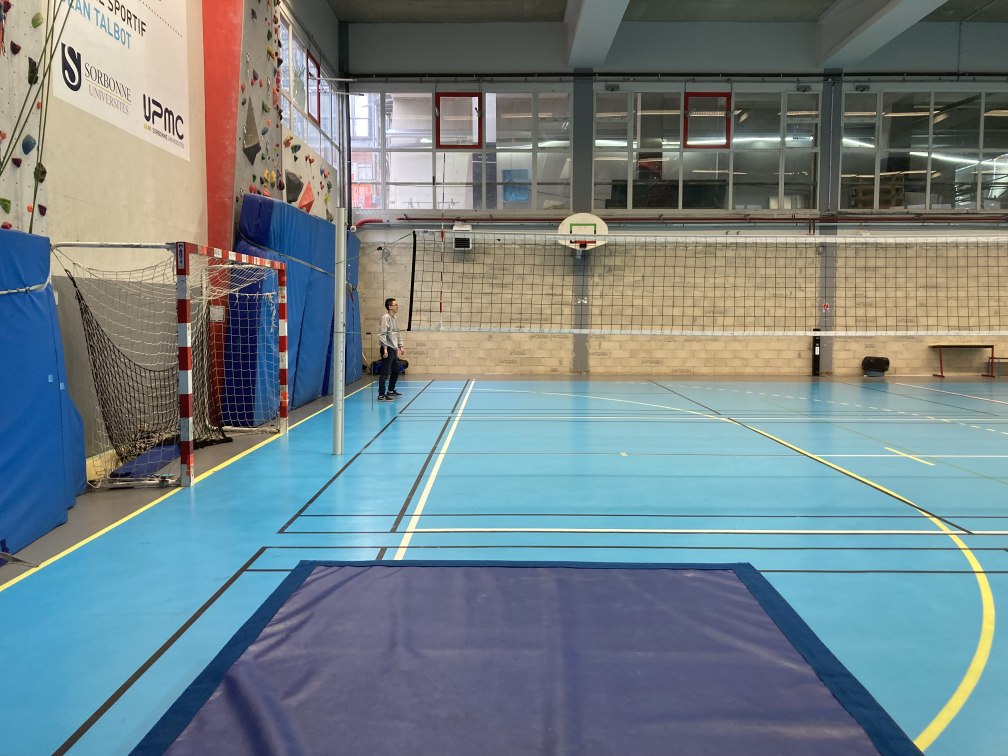
#> input picture ressources/MatImages/IMG_1.jpg, 4032 x 3024 px, given in place of Mat.mov, which was not available (shown at 1/4 size)
$ python demo.py
#> lines starting #> are read from the running program, lines starting #| are printed output that depends on the picture; after the words box and inside, x2 and y2 are one past the last pixel; in counts of white or black regions, pixels touching at a corner belong together; pictures that were not available may be replaced by others from this repository, and a replacement may not be noted
### replacement.py
import sys
import time
import cv2
import numpy as np
import pyttsx3

def preprocess(frame):
    blurred = cv2.GaussianBlur(frame, (21,21), 0)
    return blurred

# [25 lines left out: functions normalize_intensity, gamma_correction, getBlue, not called in this run]

def detect_mat(frame):
    preprocessed_frame = preprocess(frame)

    lower_blue = np.array([80, 0, 0])
    upper_blue = np.array([255, 100, 100])

    mask = cv2.inRange(preprocessed_frame, lower_blue, upper_blue)

    kernel = np.ones((9, 9), np.uint8)

    mask = cv2.morphologyEx(mask, cv2.MORPH_CLOSE, kernel)

    contours, _ = cv2.findContours(mask, cv2.RETR_EXTERNAL, cv2.CHAIN_APPROX_SIMPLE)

    contour_mask = np.zeros_like(mask)

    area_size = 10000
    max_contour = None
    max_contour_area = 0

    for contour in contours:
        area = cv2.contourArea(contour)

        if area > area_size:

            M = cv2.moments(contour)
            cX = int(M["m10"] / M["m00"])
            cY = int(M["m01"] / M["m00"])

            if max_contour is None:
                cv2.drawContours(contour_mask, [contour], -1, (255), -1)
                max_contour = contour
                max_contour_area = area
            else:
                max_cX = int(cv2.moments(max_contour)["m10"] / cv2.moments(max_contour)["m00"])
                max_cY = int(cv2.moments(max_contour)["m01"] / cv2.moments(max_contour)["m00"])
                distance_to_max = np.sqrt((cX - max_cX) ** 2 + (cY - max_cY) ** 2)

                if distance_to_max < 1000:
                    max_contour_area += area
                    cv2.drawContours(contour_mask, [contour], -1, (255), -1)

    if max_contour is None:
        return None

    epsilon = 0.02 * cv2.arcLength(max_contour, True)
    poly = cv2.approxPolyDP(max_contour, epsilon, True)
    x, y, w, h = cv2.boundingRect(poly)

    cv2.rectangle(frame, (x, y), (x + w, y + h), (0, 255, 0), 4)
    cv2.polylines(frame, [poly], isClosed=True, color=(255, 0, 0), thickness=4)

    cv2.imshow("Contours detected", contour_mask)

    return x, y, w, h

# [46 lines left out: functions merge_close_rectangles, calculate_roi_from_lines, not called in this run]


def calculate_weighted_centroid(contours):
    if contours:
        x, y, w, h = contours
        cX = x + (w // 2)
        cY = y + (h // 2)
        return (cX, cY)
    else:
        return None

def adjust_position(frame, weighted_centroid):
    global engine
    height, width, _ = frame.shape
    center_x = width // 2

    if engine is not None:
        if weighted_centroid:
            centroid_x, _ = weighted_centroid
            deviation = centroid_x - center_x
            if deviation > 10:
                engine.say("Shift right")
                engine.runAndWait()
                print("Décalage vers la droite")
            elif deviation < -10:
                engine.say("Shift left")
                engine.runAndWait()
                print("Décalage vers la gauche")
            else:
                engine.say("In the center")
                engine.runAndWait()
                print("Au centre")
        else:
            print("Pas de matelas détecté")
            engine.say("No mattress detected")
            engine.runAndWait()
    else:
        if weighted_centroid:
            centroid_x, _ = weighted_centroid
            deviation = centroid_x - center_x
            if deviation > 10:
                print("Décalage vers la droite")
            elif deviation < -10:
                print("Décalage vers la gauche")
            else:
                print("Au centre")
        else:
            print("Pas de matelas détecté")

# [24 lines left out: function live_capture, not called in this run]

def video(filename):
    cap = cv2.VideoCapture(filename)

    while True:
        ret, frame = cap.read()
        if not ret:
            break

        height, width, _ = frame.shape
        roi = frame[int(height * 0.7):, :]

        roi_contours = detect_mat(roi)

        weighted_centroid = calculate_weighted_centroid(roi_contours)

        adjust_position(frame, weighted_centroid)

        cv2.imshow('Frame', frame)

        if cv2.waitKey(30) & 0xFF == ord('q'):
            break

    cap.release()
    cv2.destroyAllWindows()


# [17 lines left out: function image, not called in this run]

def demo(filename):
    global engine
    engine = None

    video(filename)
#> in video, frame is the input picture: shape (3024, 4032, 3); mean B, G, R 135.6, 131.2, 116
#> in video, `roi = frame[int(height * 0.7):, :]`:
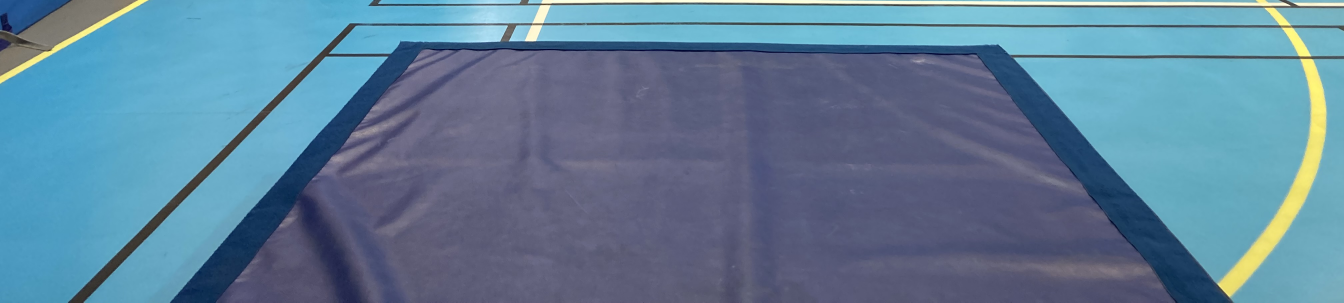
#> roi: shape (908, 4032, 3) (shown at 1/3 size); mean B, G, R 153.1, 127.7, 95
#> in preprocess, `blurred = cv2.GaussianBlur(frame, (21,21), 0)`:
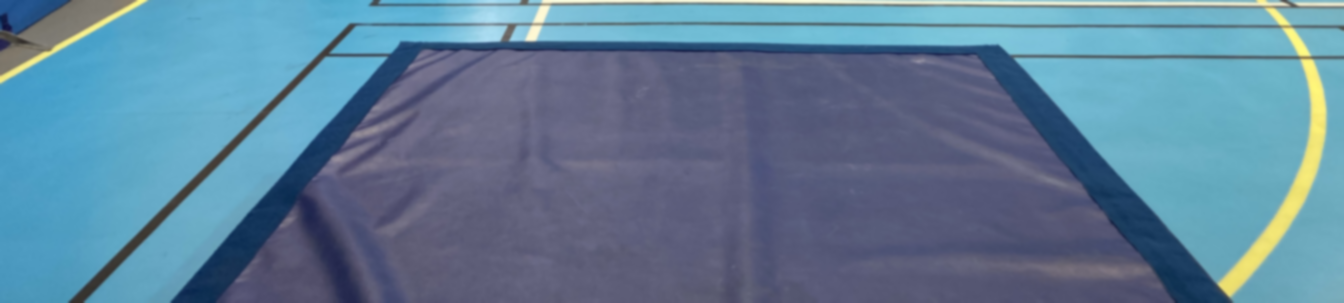
#> blurred: shape (908, 4032, 3) (shown at 1/3 size); mean B, G, R 153.1, 127.7, 95
#> in detect_mat, `mask = cv2.inRange(preprocessed_frame, lower_blue, upper_blue)`:
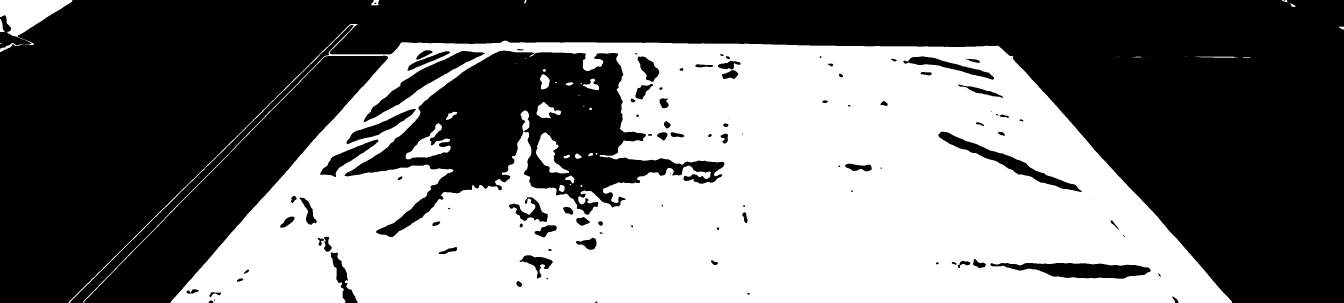
#> mask: shape (908, 4032) (shown at 1/3 size); 44.4% white; 40 white regions (12 under 20 px), largest, box (x1, y1, x2, y2) and area: (206, 72, 3696, 908) 1592295, (0, 0, 217, 135) 13598, (1217, 370, 1352, 478) 5675
#> in detect_mat, `mask = cv2.morphologyEx(mask, cv2.MORPH_CLOSE, kernel)`:
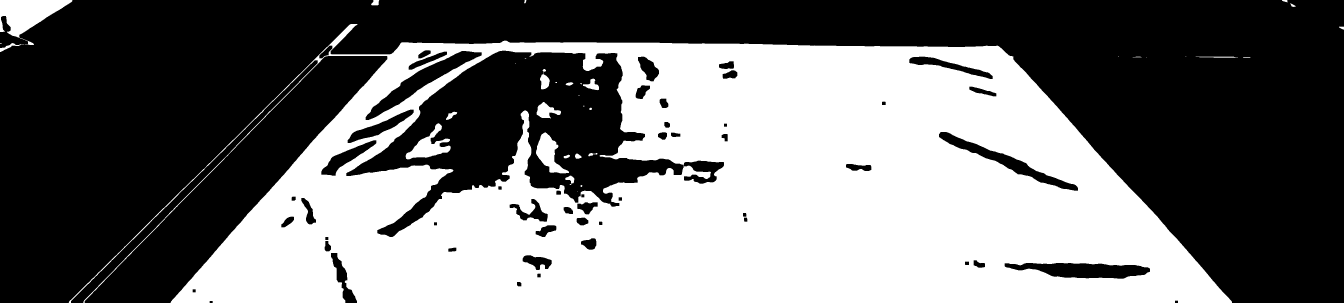
#> mask: shape (908, 4032) (shown at 1/3 size); 44.7% white; 35 white regions (11 under 20 px)
#> in detect_mat, `contours, _ = cv2.findContours(mask, cv2.RETR_EXTERNAL, cv2.CHAIN_APPR..`: contours = 15 contours, 5 with area under 20; largest, box (x1, y1, x2, y2) and area: (206, 72, 3696, 908) 1935066, (0, 0, 217, 135) 13630, (0, 129, 72, 156) 366, (1113, 0, 1138, 16) 270, (3587, 170, 3714, 173) 169
#> the loop in detect_mat, `for contour in contours:` made 15 passes
#> (area, cX, cY, max_cX, max_cY, distance_to_max) on pass 15: (13630, 82, 40, 2097, 554, 2079.5)
#> (area, cX, cY, max_contour_area) on pass 10: (1935066.5, 2097, 554, 1935066.5)
#> after the loop in detect_mat, `for contour in contours:`:
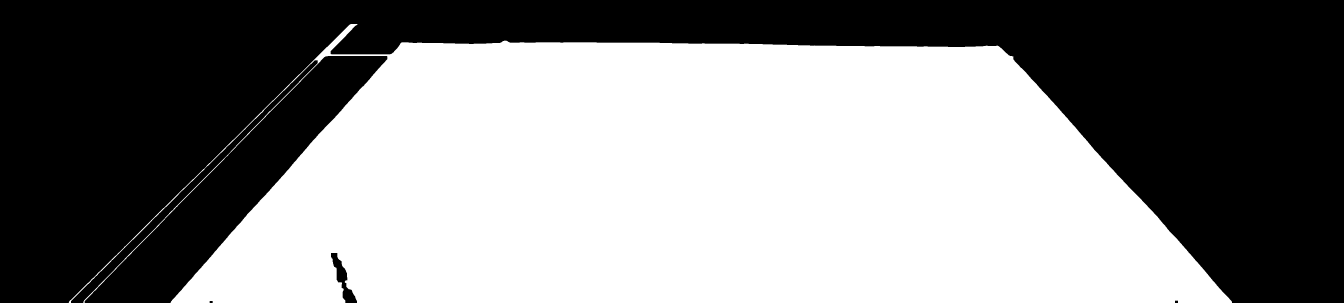
#> contour_mask: shape (908, 4032) (shown at 1/3 size); 53% white; 6 black regions, box (x1, y1, x2, y2) and area: (0, 0, 4032, 908) 1530105, (254, 168, 1162, 908) 166999, (213, 181, 953, 908) 19737, (993, 759, 1071, 908) 3830, (3525, 902, 3534, 908) 54, (629, 903, 638, 908) 45
#> after the loop in detect_mat, `for contour in contours:`: max_contour = contour of 855 points, box (x1, y1, x2, y2) (206, 72, 3696, 908), area 1935066; max_contour_area = 1935066.5
#> in detect_mat, `epsilon = 0.02 * cv2.arcLength(max_contour, True)`: epsilon = 246.5
#> in detect_mat, `poly = cv2.approxPolyDP(max_contour, epsilon, True)`: poly = [[206, 907], [983, 167], [512, 907], [3695, 905], [2993, 137], [1052, 72]]
#> in detect_mat, `x, y, w, h = cv2.boundingRect(poly)`: x = 206; y = 72; w = 3490; h = 836
#> in detect_mat, `cv2.polylines(frame, [poly], isClosed=True, color=(255, 0, 0), thickne..`:
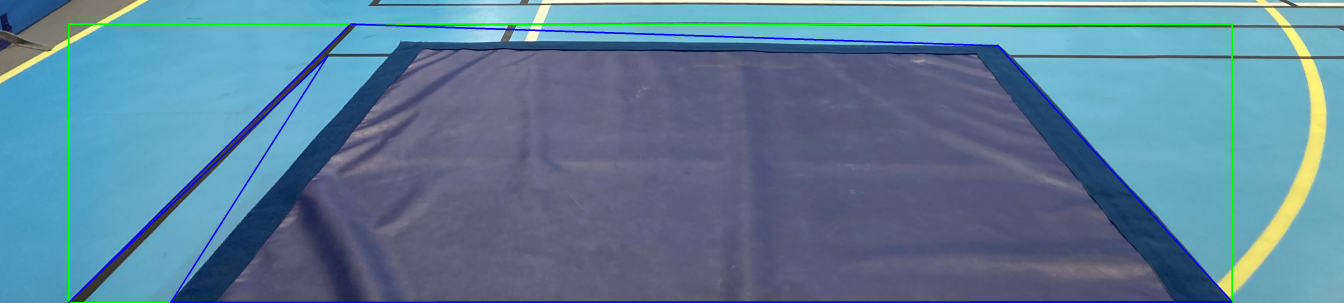
#> frame: shape (908, 4032, 3) (shown at 1/3 size); mean B, G, R 153.3, 127.2, 93.4
#> in video, `roi_contours = detect_mat(roi)`: roi_contours = (206, 72, 3490, 836)
#> in calculate_weighted_centroid, `x, y, w, h = contours`: x = 206; y = 72; w = 3490; h = 836
#> in calculate_weighted_centroid, `cX = x + (w // 2)`: cX = 1951
#> in calculate_weighted_centroid, `cY = y + (h // 2)`: cY = 490
#> in video, `weighted_centroid = calculate_weighted_centroid(roi_contours)`: weighted_centroid = (1951, 490)
#> in adjust_position, `centroid_x, _ = weighted_centroid`: centroid_x = 1951
#> in adjust_position, `deviation = centroid_x - center_x`: deviation = -65
#> (key q is pressed here)

# [21 lines left out: function main, not called in this run]

# [2 lines that do not run on import are left out]

### demo.py
from replacement import demo

if __name__ == "__main__":
    demo("ressources/Mat.mov")
    # demo("ressources/MatMovements.mov")

$ run again, on ressources/MatImages/IMG_2.jpg
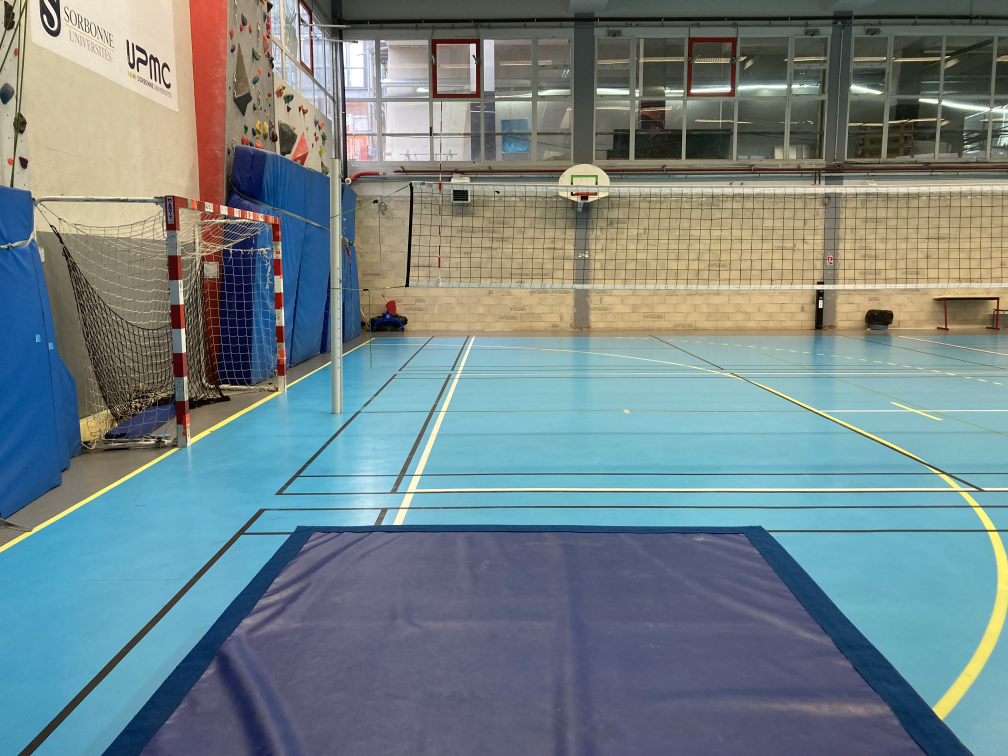
#> input picture ressources/MatImages/IMG_2.jpg, 4032 x 3024 px, given in place of Mat.mov, which was not available (shown at 1/4 size)
#> in video, frame is the input picture: shape (3024, 4032, 3); mean B, G, R 135.6, 132.3, 115.7
#> in detect_mat, `mask = cv2.morphologyEx(mask, cv2.MORPH_CLOSE, kernel)`:
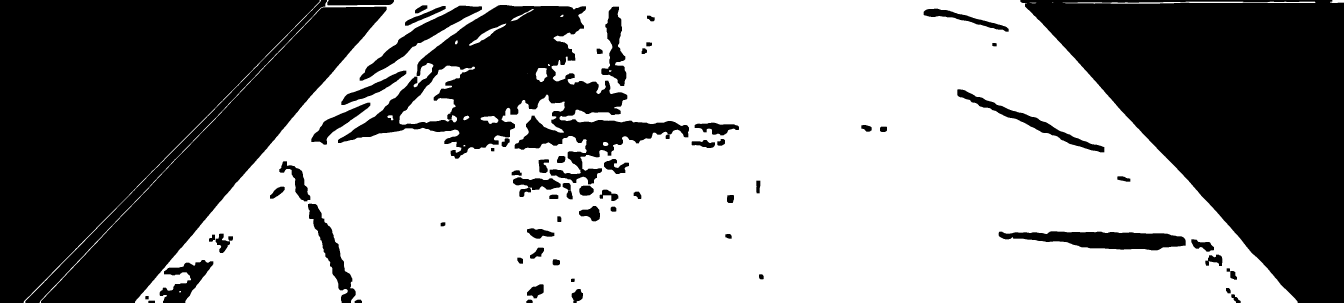
#> mask: shape (908, 4032) (shown at 1/3 size); 58.1% white; 73 black regions
#> contours = 7 contours, 3 with area under 20; largest, box (x1, y1, x2, y2) and area: (119, 0, 3893, 908) 2415100, (71, 0, 963, 908) 1716, (3188, 5, 3947, 11) 1698, (3990, 0, 4032, 9) 268
#> the loop in detect_mat, `for contour in contours:` made 7 passes
#> (area, cX, cY, max_contour_area) on pass 6: (2415099.5, 2147, 495, 2415099.5)
#> after the loop in detect_mat, `for contour in contours:`: max_contour = contour of 1270 points, box (x1, y1, x2, y2) (119, 0, 3893, 908), area 2415100; max_contour_area = 2415099.5
#> epsilon = 246.5
#> poly = contour of 9 points, box (x1, y1, x2, y2) (119, 0, 3893, 908), area 2522503
#> in detect_mat, `x, y, w, h = cv2.boundingRect(poly)`: x = 119; y = 0; w = 3774; h = 908
#> in detect_mat, `cv2.polylines(frame, [poly], isClosed=True, color=(255, 0, 0), thickne..`:
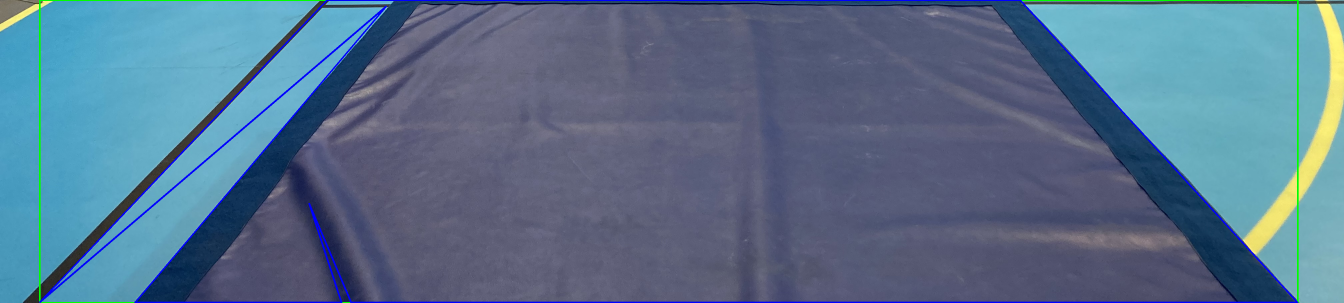
#> frame: shape (908, 4032, 3) (shown at 1/3 size); mean B, G, R 140, 113.8, 87.6
#> roi_contours = (119, 0, 3774, 908)
#> in calculate_weighted_centroid, `x, y, w, h = contours`: x = 119; y = 0; w = 3774; h = 908
#> in calculate_weighted_centroid, `cX = x + (w // 2)`: cX = 2006
#> in calculate_weighted_centroid, `cY = y + (h // 2)`: cY = 454
#> weighted_centroid = (2006, 454)
#> centroid_x = 2006
#> deviation = -10

$ run again, on ressources/MatImages/IMG_3.jpg
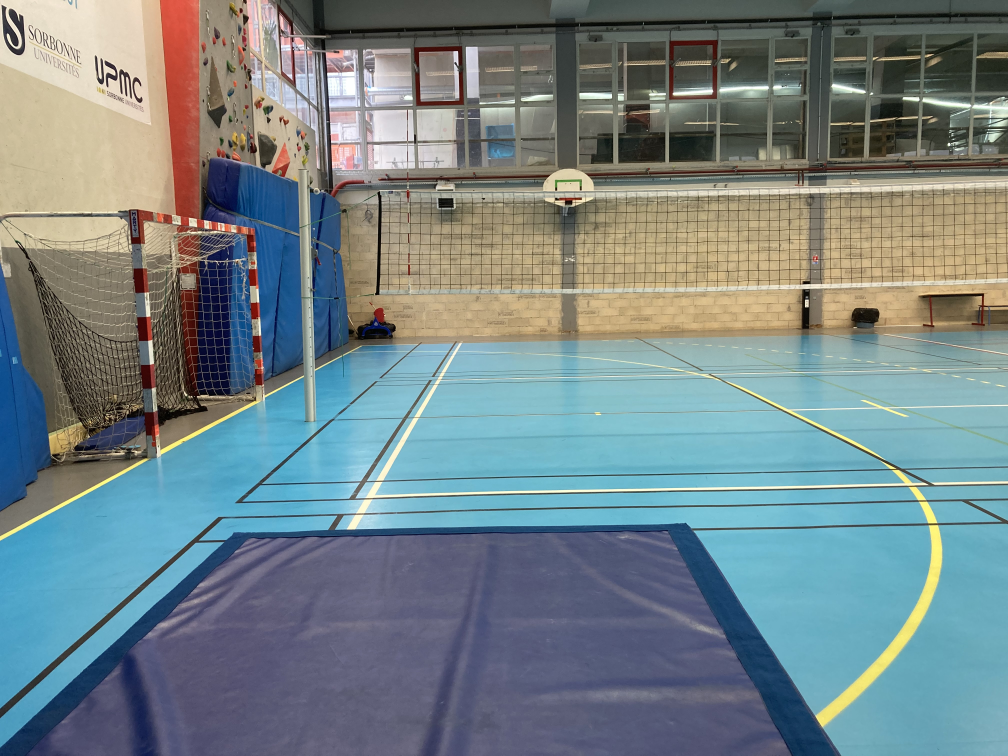
#> input picture ressources/MatImages/IMG_3.jpg, 4032 x 3024 px, given in place of Mat.mov, which was not available (shown at 1/4 size)
#> in video, frame is the input picture: shape (3024, 4032, 3); mean B, G, R 135.9, 132.6, 117
#> in detect_mat, `mask = cv2.morphologyEx(mask, cv2.MORPH_CLOSE, kernel)`:
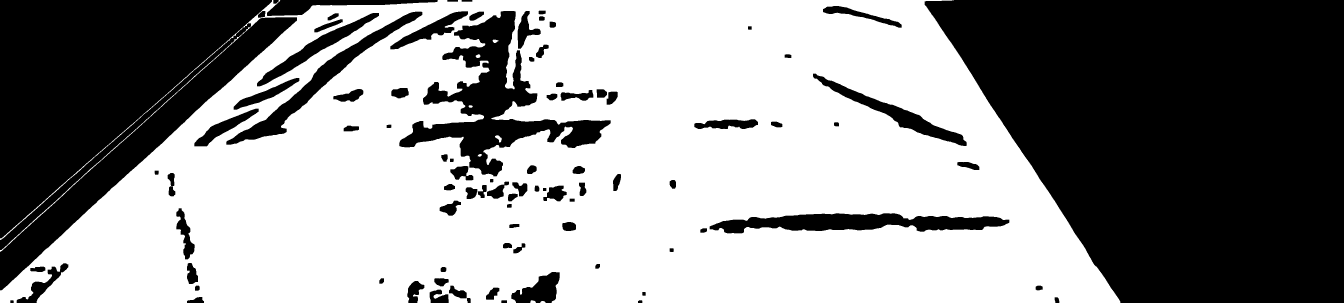
#> mask: shape (908, 4032) (shown at 1/3 size); 57.4% white; 94 black regions
#> contours = 3 contours; box (x1, y1, x2, y2) and area: (0, 0, 3361, 908) 2344196, (1591, 901, 1608, 908) 72, (1621, 903, 1637, 908) 44
#> the loop in detect_mat, `for contour in contours:` made 3 passes
#> (area, cX, cY, max_contour_area) on pass 3: (2344195.5, 1755, 497, 2344195.5)
#> after the loop in detect_mat, `for contour in contours:`: max_contour = contour of 2109 points, box (x1, y1, x2, y2) (0, 0, 3361, 908), area 2344196; max_contour_area = 2344195.5
#> epsilon = 271.4
#> poly = [[0, 715], [890, 51], [0, 907], [3360, 907], [2861, 0], [816, 0]]
#> in detect_mat, `x, y, w, h = cv2.boundingRect(poly)`: x = 0; w = 3361; h = 908
#> in detect_mat, `cv2.polylines(frame, [poly], isClosed=True, color=(255, 0, 0), thickne..`:
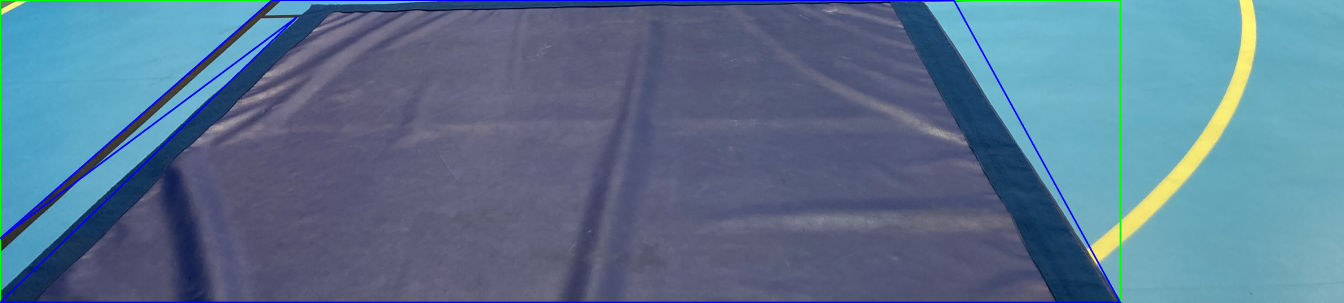
#> frame: shape (908, 4032, 3) (shown at 1/3 size); mean B, G, R 143, 116.6, 89.9
#> roi_contours = (0, 0, 3361, 908)
#> in calculate_weighted_centroid, `x, y, w, h = contours`: x = 0; w = 3361; h = 908
#> in calculate_weighted_centroid, `cX = x + (w // 2)`: cX = 1680
#> in calculate_weighted_centroid, `cY = y + (h // 2)`: cY = 454
#> weighted_centroid = (1680, 454)
#> centroid_x = 1680
#> deviation = -336
